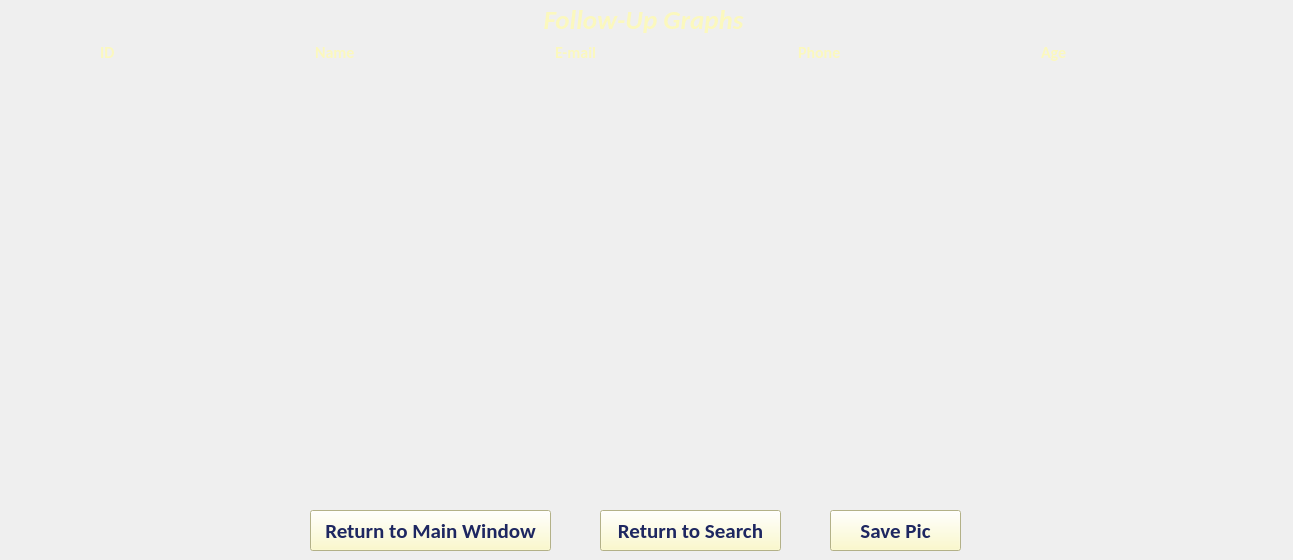
    <widget class="QWidget" name="tab">
     <attribute name="title">
      <string>Patient Graphs</string>
     </attribute>
     <widget class="QWidget" name="layoutWidget_2">
      <property name="geometry">
       <rect>
        <x>100</x>
        <y>40</y>
        <width>1161</width>
        <height>25</height>
       </rect>
      </property>
      <layout class="QHBoxLayout" name="Personal_layout2_2" stretch="0,0,0,0,0,0,0,0,0,0">
       <property name="sizeConstraint">
        <enum>QLayout::SetDefaultConstraint</enum>
       </property>
       <property name="leftMargin">
        <number>0</number>
       </property>
       <item>
        <widget class="QLabel" name="L_id_T3">
         <property name="sizePolicy">
          <sizepolicy hsizetype="Fixed" vsizetype="Fixed">
           <horstretch>0</horstretch>
           <verstretch>0</verstretch>
          </sizepolicy>
         </property>
         <property name="font">
          <font>
           <family>Calibri</family>
           <pointsize>12</pointsize>
           <weight>75</weight>
           <italic>false</italic>
           <bold>true</bold>
          </font>
         </property>
         <property name="text">
          <string>&lt;html&gt;&lt;head/&gt;&lt;body&gt;&lt;p&gt;&lt;span style=&quot; color:#fbf8be;&quot;&gt;ID&lt;/span&gt;&lt;/p&gt;&lt;/body&gt;&lt;/html&gt;</string>
         </property>
        </widget>
       </item>
       <item>
        <widget class="QLabel" name="Id_label_edit_T3">
         <property name="font">
          <font>
           <family>Calibri</family>
           <pointsize>12</pointsize>
           <weight>50</weight>
           <italic>false</italic>
           <bold>false</bold>
          </font>
         </property>
         <property name="text">
          <string/>
         </property>
        </widget>
       </item>
       <item>
        <widget class="QLabel" name="L_name_T3">
         <property name="sizePolicy">
          <sizepolicy hsizetype="Fixed" vsizetype="Fixed">
           <horstretch>0</horstretch>
           <verstretch>0</verstretch>
          </sizepolicy>
         </property>
         <property name="font">
          <font>
           <family>Calibri</family>
           <pointsize>12</pointsize>
           <weight>75</weight>
           <italic>false</italic>
           <bold>true</bold>
          </font>
         </property>
         <property name="text">
          <string>&lt;html&gt;&lt;head/&gt;&lt;body&gt;&lt;p&gt;&lt;span style=&quot; color:#fbf8be;&quot;&gt;Name&lt;/span&gt;&lt;/p&gt;&lt;/body&gt;&lt;/html&gt;</string>
         </property>
        </widget>
       </item>
       <item>
        <widget class="QLabel" name="name_label_edit_T3">
         <property name="font">
          <font>
           <family>Calibri</family>
           <pointsize>12</pointsize>
           <weight>50</weight>
           <italic>false</italic>
           <bold>false</bold>
          </font>
         </property>
         <property name="text">
          <string/>
         </property>
        </widget>
       </item>
       <item>
        <widget class="QLabel" name="L_email_T3">
         <property name="sizePolicy">
          <sizepolicy hsizetype="Fixed" vsizetype="Fixed">
           <horstretch>0</horstretch>
           <verstretch>0</verstretch>
          </sizepolicy>
         </property>
         <property name="font">
          <font>
           <family>Calibri</family>
           <pointsize>12</pointsize>
           <weight>75</weight>
           <italic>false</italic>
           <bold>true</bold>
          </font>
         </property>
         <property name="text">
          <string>&lt;html&gt;&lt;head/&gt;&lt;body&gt;&lt;p&gt;&lt;span style=&quot; color:#fbf8be;&quot;&gt;E-mail&lt;/span&gt;&lt;/p&gt;&lt;/body&gt;&lt;/html&gt;</string>
         </property>
        </widget>
       </item>
       <item>
        <widget class="QLabel" name="email_label_edit_T3">
         <property name="font">
          <font>
           <family>Calibri</family>
           <pointsize>12</pointsize>
           <weight>50</weight>
           <italic>false</italic>
           <bold>false</bold>
          </font>
         </property>
         <property name="text">
          <string/>
         </property>
        </widget>
       </item>
       <item>
        <widget class="QLabel" name="L_phone_T3">
         <property name="sizePolicy">
          <sizepolicy hsizetype="Fixed" vsizetype="Fixed">
           <horstretch>0</horstretch>
           <verstretch>0</verstretch>
          </sizepolicy>
         </property>
         <property name="font">
          <font>
           <family>Calibri</family>
           <pointsize>12</pointsize>
           <weight>75</weight>
           <italic>false</italic>
           <bold>true</bold>
          </font>
         </property>
         <property name="text">
          <string>&lt;html&gt;&lt;head/&gt;&lt;body&gt;&lt;p&gt;&lt;span style=&quot; color:#fbf8be;&quot;&gt;Phone&lt;/span&gt;&lt;/p&gt;&lt;/body&gt;&lt;/html&gt;</string>
         </property>
        </widget>
       </item>
       <item>
        <widget class="QLabel" name="phone_label_edit_T3">
         <property name="font">
          <font>
           <family>Calibri</family>
           <pointsize>12</pointsize>
           <weight>50</weight>
           <italic>false</italic>
           <bold>false</bold>
          </font>
         </property>
         <property name="text">
          <string/>
         </property>
        </widget>
       </item>
       <item>
        <widget class="QLabel" name="L_Age_T3">
         <property name="sizePolicy">
          <sizepolicy hsizetype="Fixed" vsizetype="Fixed">
           <horstretch>0</horstretch>
           <verstretch>0</verstretch>
          </sizepolicy>
         </property>
         <property name="font">
          <font>
           <family>Calibri</family>
           <pointsize>12</pointsize>
           <weight>75</weight>
           <italic>false</italic>
           <bold>true</bold>
          </font>
         </property>
         <property name="text">
          <string>&lt;html&gt;&lt;head/&gt;&lt;body&gt;&lt;p&gt;&lt;span style=&quot; color:#fbf8be;&quot;&gt;Age&lt;/span&gt;&lt;/p&gt;&lt;/body&gt;&lt;/html&gt;</string>
         </property>
        </widget>
       </item>
       <item>
        <widget class="QLabel" name="age_label_edit_T3">
         <property name="font">
          <font>
           <family>Calibri</family>
           <pointsize>12</pointsize>
           <weight>50</weight>
           <italic>false</italic>
           <bold>false</bold>
          </font>
         </property>
         <property name="text">
          <string/>
         </property>
        </widget>
       </item>
      </layout>
     </widget>
     <widget class="QPushButton" name="main_button_T3">
      <property name="geometry">
       <rect>
        <x>310</x>
        <y>510</y>
        <width>241</width>
        <height>41</height>
       </rect>
      </property>
      <property name="font">
       <font>
        <family>Calibri</family>
        <pointsize>16</pointsize>
        <weight>75</weight>
        <italic>false</italic>
        <bold>true</bold>
       </font>
      </property>
      <property name="styleSheet">
       <string notr="true">QPushButton{
	background-color: #FBF8BE;

   color:#1E2761;
}</string>
      </property>
      <property name="text">
       <string>Return to Main Window</string>
      </property>
     </widget>
     <widget class="QPushButton" name="search_button_T3">
      <property name="geometry">
       <rect>
        <x>600</x>
        <y>510</y>
        <width>181</width>
        <height>41</height>
       </rect>
      </property>
      <property name="font">
       <font>
        <family>Calibri</family>
        <pointsize>16</pointsize>
        <weight>75</weight>
        <italic>false</italic>
        <bold>true</bold>
       </font>
      </property>
      <property name="styleSheet">
       <string notr="true">QPushButton{
	background-color: #FBF8BE;

   color:#1E2761;
}</string>
      </property>
      <property name="text">
       <string>Return to Search</string>
      </property>
     </widget>
     <widget class="QLabel" name="label_4">
      <property name="geometry">
       <rect>
        <x>3</x>
        <y>0</y>
        <width>1281</width>
        <height>41</height>
       </rect>
      </property>
      <property name="font">
       <font>
        <family>Calibri</family>
        <pointsize>20</pointsize>
        <weight>75</weight>
        <italic>true</italic>
        <bold>true</bold>
       </font>
      </property>
      <property name="text">
       <string>&lt;html&gt;&lt;head/&gt;&lt;body&gt;&lt;p&gt;&lt;span style=&quot; color:#fbf8be;&quot;&gt;Follow-Up Graphs&lt;/span&gt;&lt;/p&gt;&lt;/body&gt;&lt;/html&gt;</string>
      </property>
      <property name="alignment">
       <set>Qt::AlignCenter</set>
      </property>
     </widget>
     <widget class="QPushButton" name="save_button">
      <property name="geometry">
       <rect>
        <x>830</x>
        <y>510</y>
        <width>131</width>
        <height>41</height>
       </rect>
      </property>
      <property name="font">
       <font>
        <family>Calibri</family>
        <pointsize>16</pointsize>
        <weight>75</weight>
        <italic>false</italic>
        <bold>true</bold>
       </font>
      </property>
      <property name="styleSheet">
       <string notr="true">QPushButton{
	background-color: #FBF8BE;

   color:#1E2761;
}</string>
      </property>
      <property name="text">
       <string>Save Pic</string>
      </property>
     </widget>
    </widget>
